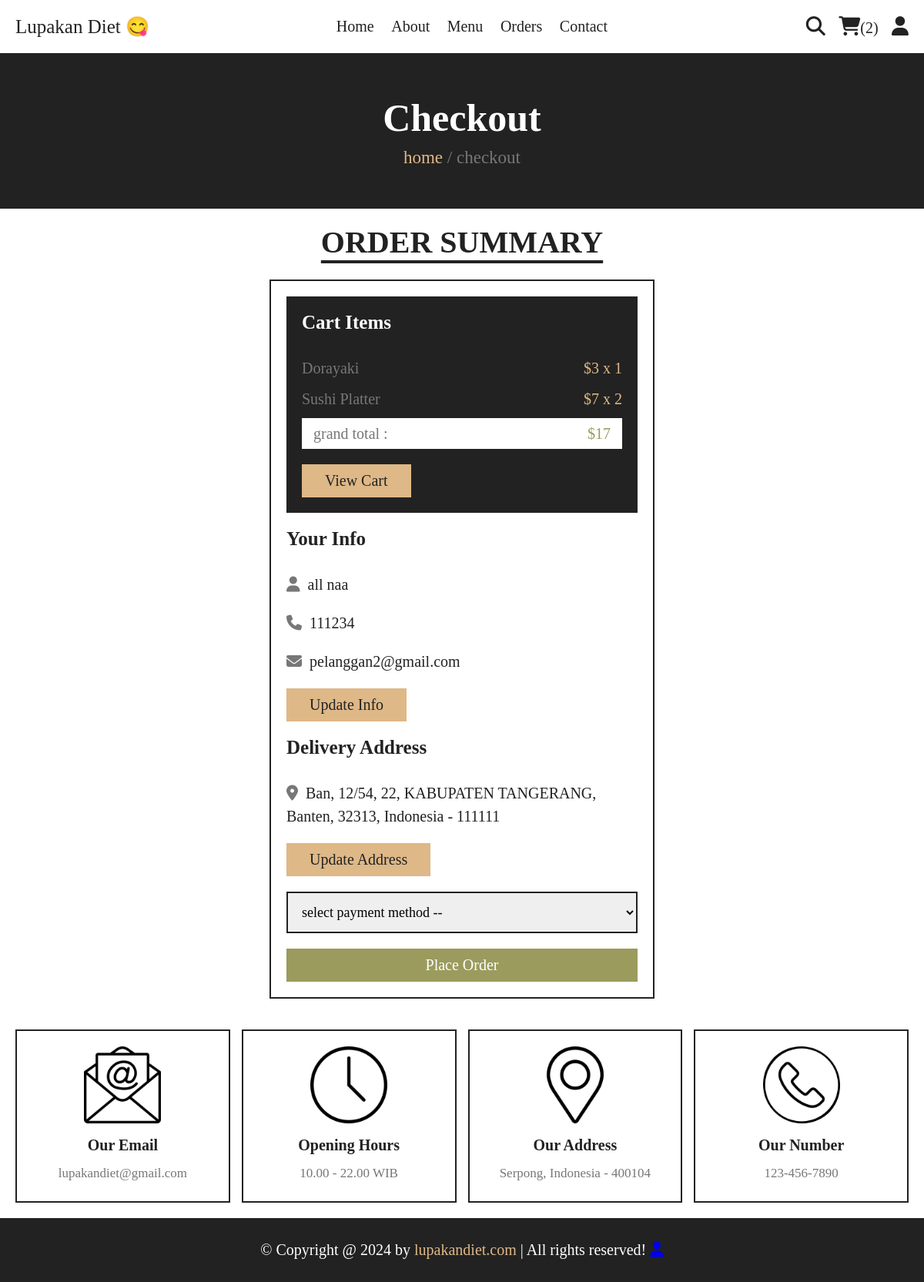
Screenshot of /checkout.php (signed in) with the database file from the repository.
### tables this page shows
CREATE TABLE `cart` (
  `id` int(100) NOT NULL,
  `user_id` int(100) NOT NULL,
  `pid` int(100) NOT NULL,
  `name` varchar(100) NOT NULL,
  `price` int(10) NOT NULL,
  `quantity` int(10) NOT NULL,
  `image` varchar(100) NOT NULL
);

CREATE TABLE `users` (
  `id` int(100) NOT NULL,
  `first_name` varchar(20) NOT NULL,
  `last_name` varchar(20) NOT NULL,
  `gender` enum('Male','Female') NOT NULL,
  `date_of_birth` date NOT NULL DEFAULT '1970-01-01',
  `email` varchar(50) NOT NULL,
  `number` varchar(10) NOT NULL,
  `password` varchar(50) NOT NULL,
  `address` varchar(500) DEFAULT NULL
);

### checkout.php (the view, shortened to what this page needs)
<?php
include 'components/connect.php';
if(isset($_SESSION['user_id'])){
   $user_id = $_SESSION['user_id'];
}else{
   $user_id = '';
   header('location:index.php');
};
?>
<!DOCTYPE html>
<html lang="en">
<head>
   <link rel="stylesheet" href="https://cdnjs.cloudflare.com/ajax/libs/font-awesome/6.1.1/css/all.min.css">
   <link rel="stylesheet" href="css/style.css">
</head>
<body>
<?php include 'components/user_header.php'; ?>
<div class="heading">
   <h3>checkout</h3>
   <p><a href="index.php">home</a> <span> / checkout</span></p>
</div>
<section class="checkout">
   <h1 class="title">order summary</h1>
<form action="" method="post">
   <div class="cart-items">
      <h3>cart items</h3>
      <?php
         $grand_total = 0;
         $select_cart = $conn->prepare("SELECT * FROM `cart` WHERE user_id = ?");
         $select_cart->execute([$user_id]);
         if($select_cart->rowCount() > 0){
            while($fetch_cart = $select_cart->fetch(PDO::FETCH_ASSOC)){
               $grand_total += ($fetch_cart['price'] * $fetch_cart['quantity']);
      ?>
      <p><span class="name"><?= $fetch_cart['name']; ?></span><span class="price">$<?= $fetch_cart['price']; ?> x <?= $fetch_cart['quantity']; ?></span></p>
      <?php
            }
         }else{
            echo '<p class="empty">your cart is empty!</p>';
         }
      ?>
      <p class="grand-total"><span class="name">grand total :</span><span class="price">$<?= $grand_total; ?></span></p>
      <a href="cart.php" class="btn">view cart</a>
   </div>
   <div class="user-info">
      <h3>your info</h3>
      <p><i class="fas fa-user"></i><span><?= $fetch_profile['first_name'] ?><?php echo ' '; ?><?= $fetch_profile['last_name'] ?></span></p>
      <p><i class="fas fa-phone"></i><span><?= $fetch_profile['number'] ?></span></p>
      <p><i class="fas fa-envelope"></i><span><?= $fetch_profile['email'] ?></span></p>
      <a href="update_profile.php" class="btn">update info</a>
      <h3>delivery address</h3>
      <p><i class="fas fa-map-marker-alt"></i><span><?php if($fetch_profile['address'] == ''){echo 'please enter your address';}else{echo $fetch_profile['address'];} ?></span></p>
      <a href="update_address.php" class="btn">update address</a>
      <select name="method" class="box" required>
         <option value="" disabled selected>select payment method --</option>
      </select>
      <input type="submit" value="place order" class="btn <?php if($fetch_profile['address'] == ''){echo 'disabled';} ?>" style="width:100%; background:var(--red); color:var(--white);" name="submit">
   </div>
</form>
</section>
<?php include 'components/footer.php'; ?>
</body>
</html>

### css/style.css (style rules this page uses)
:root { --yellow: #DEB887; --red: #9b9b5e; --white:#fff; --black:#222; --light-color:#777; --border:.2rem solid var(--black); }
* { font-family: Candara; margin:0; padding:0; box-sizing: border-box; outline: none; border: none; text-decoration: none; }
html { font-size: 62.5%; overflow-x: hidden; scroll-behavior: smooth; stop-opacity: 7rem; }
section { margin:0 auto; max-width: 1200px; padding:2rem; }
.title { text-align: center; margin-bottom: 2.5rem; font-size: 4rem; color:var(--black); text-transform: uppercase; text-decoration: underline; text-underline-offset: 1rem; }
.heading { display: flex; align-items: center; justify-content: center; gap:1rem; flex-flow: column; background-color: var(--black); min-height: 20rem; }
.heading h3 { font-size: 5rem; color:var(--white); text-transform: capitalize; }
.heading p { font-size: 2.3rem; color:var(--light-color); }
.heading p a { color:var(--yellow); }
.btn, .delete-btn { margin-top: 1rem; display: inline-block; font-size: 2rem; padding:1rem 3rem; cursor: pointer; text-transform: capitalize; transition: .2s linear; }
.btn { background-color: var(--yellow); color:var(--black); }
.checkout form { max-width: 50rem; margin:0 auto; border:var(--border); padding:2rem; }
.checkout form h3 { font-size: 2.5rem; text-transform: capitalize; padding: 2rem 0; color:var(--black); }
.checkout form .cart-items { background-color: var(--black); padding:2rem; padding-top: 0; }
.checkout form .cart-items h3 { color:var(--white); }
.checkout form .cart-items p { display: flex; align-items: center; gap:1.5rem; justify-content: space-between; margin:1rem 0; line-height: 1.5; font-size: 2rem; }
.checkout form .cart-items p .name { color:var(--light-color); }
.checkout form .cart-items p .price { color:var(--yellow); }
.checkout form .cart-items .grand-total { background-color: var(--white); padding:.5rem 1.5rem; }
.checkout form .cart-items .grand-total .price { color:var(--red); }
.checkout form .user-info p { font-size: 2rem; line-height: 1.5; padding:1rem 0; }
.checkout form .user-info p i { color:var(--light-color); margin-right: 1rem; }
.checkout form .user-info p span { color:var(--black); }
.checkout form .user-info .box { width: 100%; border:var(--border); padding:1.4rem; margin-top: 2rem; margin-bottom: 1rem; font-size: 1.8rem; }

### rows the page displays
cart: name "Dorayaki", price "3", quantity "1"
cart: name "Sushi Platter", price "7", quantity "2"
users: first_name "all", last_name "naa", number "111234", email "pelanggan2@gmail.com", address "Ban, 12/54, 22, KABUPATEN TANGERANG, Banten, 32313, Indonesia - 111111", submit "place order"

### other values shown
$total_cart_items "2"
$grand_total "17"
